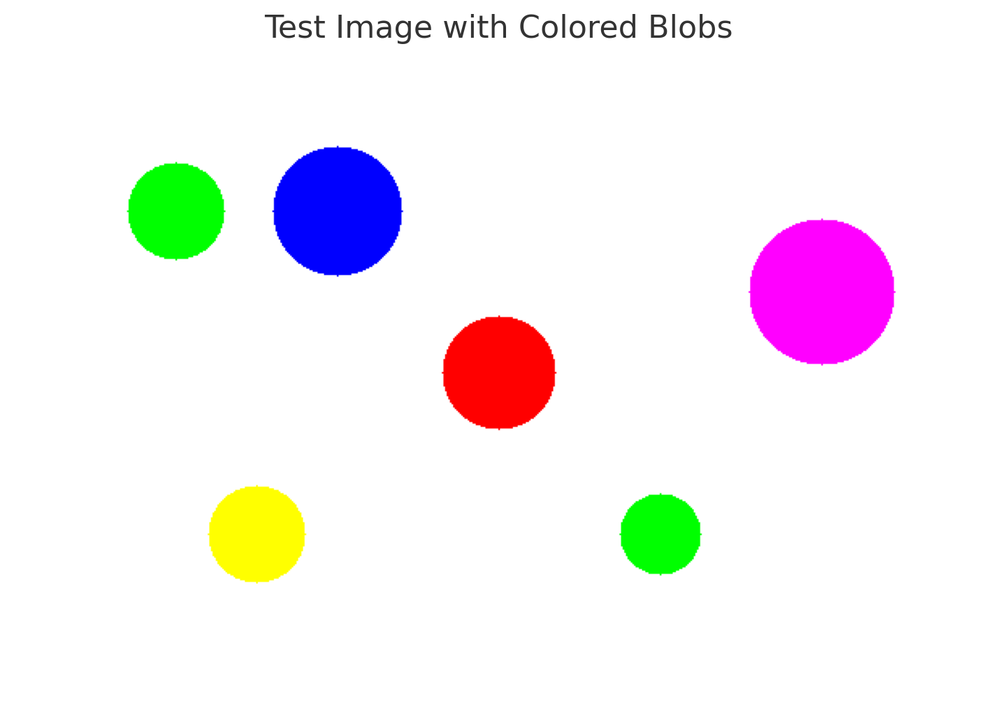
#> input picture TestImage2.png, 996 x 709 px, shrunk from 1425 x 1014 before the run
$ python blob_detection.py
#> lines starting #> are read from the running program, lines starting #| are printed output that depends on the picture; after the words box and inside, x2 and y2 are one past the last pixel; in counts of white or black regions, pixels touching at a corner belong together; long printed decimals are rounded
import cv2
import numpy as np

# 1. Load the original color image (not grayscale!)
color_img = cv2.imread("TestImage2.png", cv2.IMREAD_COLOR)
#> color_img is the input picture: shape (709, 996, 3); mean B, G, R 243.3, 239.8, 244.9

# 2. Convert to HSV and threshold out the green pixels
hsv   = cv2.cvtColor(color_img, cv2.COLOR_BGR2HSV)
#> hsv: shape (709, 996, 3); mean H, S, V 7.6, 21.5, 254.1
lower = np.array([48,  12,  0])   # tweak H,S,V mins
upper = np.array([82, 255, 255])   # tweak H,S,V maxes
mask  = cv2.inRange(hsv, lower, upper)  # green→255, everything else→0
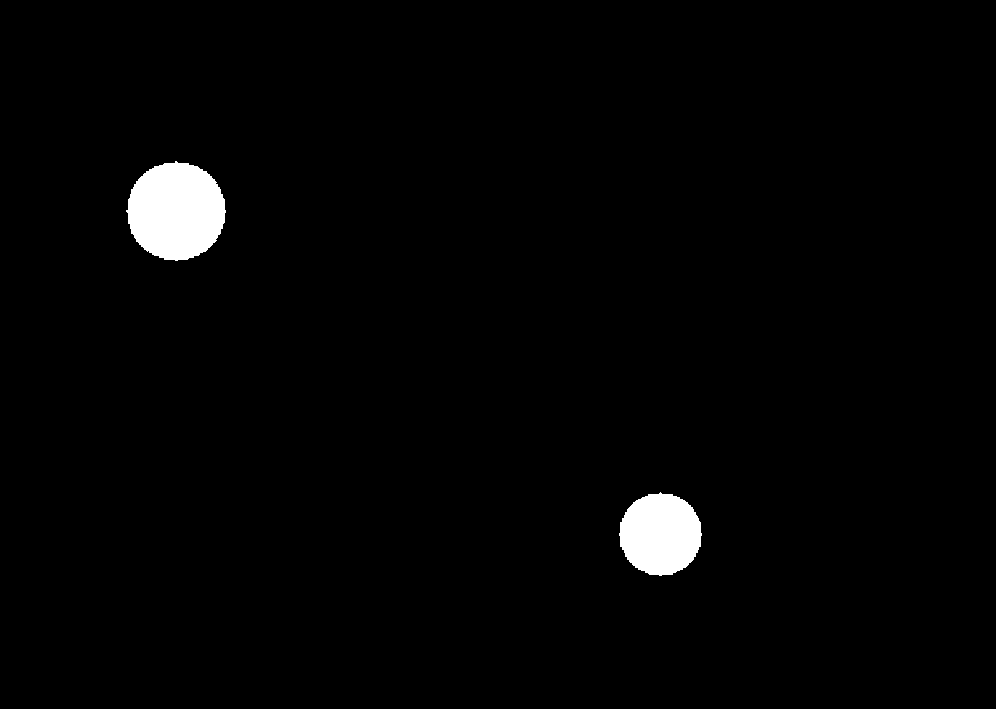
#> mask: shape (709, 996); 1.8% white; 2 white regions, box (x1, y1, x2, y2) and area: (126, 161, 226, 261) 7617, (619, 492, 702, 576) 5342

cv2.imshow("Mask 1", mask)
# (Optional) clean up noise / fill holes
kernel = cv2.getStructuringElement(cv2.MORPH_ELLIPSE, (5,5))
mask   = cv2.morphologyEx(mask, cv2.MORPH_OPEN,  kernel)
#> mask: shape (709, 996); 1.8% white; 2 white regions, box (x1, y1, x2, y2) and area: (127, 162, 226, 261) 7589, (619, 493, 702, 576) 5326
mask   = cv2.morphologyEx(mask, cv2.MORPH_CLOSE, kernel)
#> mask: shape (709, 996); 1.8% white; 2 white regions, box (x1, y1, x2, y2) and area: (127, 162, 226, 261) 7591, (619, 493, 702, 576) 5328

cv2.imshow("Mask", mask)

# 3. Set up your blob detector to look for bright blobs (white regions in mask)
params = cv2.SimpleBlobDetector_Params()
params.minThreshold = 0
params.maxThreshold = 255
"""
These are the parameters that can be fine tuned to get the best results for our use case.

params.filterByArea        = True
params.minArea             = 10
params.filterByCircularity = True
params.minCircularity      = 0.1
params.filterByConvexity   = True
params.minConvexity        = 0.87
params.filterByInertia     = True
params.minInertiaRatio     = 0.01
"""

params.filterByArea        = False
params.filterByCircularity = False
params.filterByConvexity   = False
params.filterByInertia     = False

params.filterByColor       = True
params.blobColor           = 255   # ← we want white blobs in our mask

detector = cv2.SimpleBlobDetector_create(params)

# 4. Detect on the mask, not the raw grayscale
keypoints   = detector.detect(mask)
#> keypoints = 2 keypoints; (x, y, size): (176, 211, 97.4), (660, 534, 81.4)
coordinates = cv2.KeyPoint_convert(keypoints)
#> coordinates = [[660.1, 533.8], [175.8, 210.8]]

print(keypoints)
#> (printed output is left out)
print("Co‐ordinates of the green blobs:", coordinates)
#| Co‐ordinates of the green blobs: [[660.0804  533.836]
#|  [175.807 210.8349 ]]

# 5. Draw those keypoints back on the original color image
output = cv2.drawKeypoints(
    color_img,
    keypoints,
    np.array([]),
    (0, 0, 255),                         # red circles
    cv2.DRAW_MATCHES_FLAGS_DRAW_RICH_KEYPOINTS
)

cv2.imshow("Green Blobs Detected", output)
cv2.waitKey(0)
cv2.destroyAllWindows()
